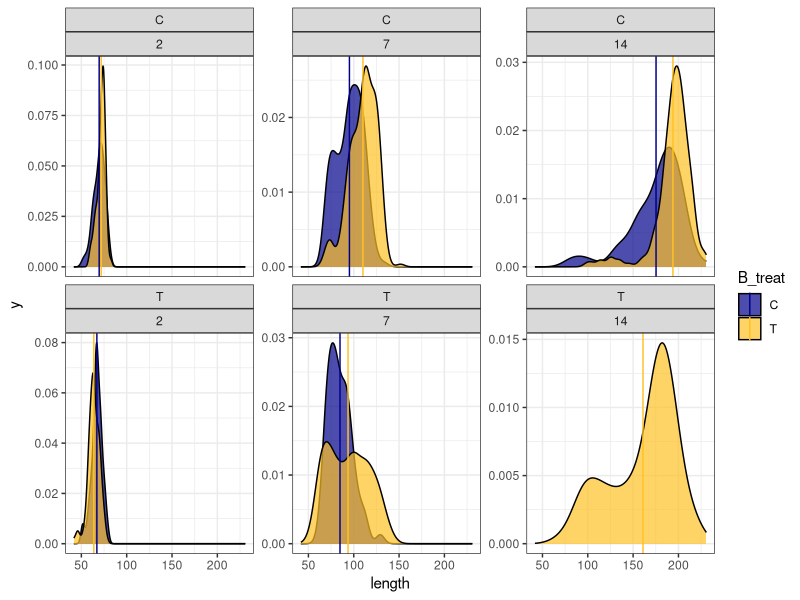

Write the R code that produced this figure.
#load libraries
library(ggplot2)
library(nlme)
library(stats)
library(dplyr)

#read in data
larv.dat<-read.csv('shell_data.csv')

#linear mixed effects model to determine effect of parental primin, larval OA treatment, and time on larval size
larv.size<-lme(length~B_treat*L_treat+day, random=~1|ID, data=larv.dat)

summary(larv.size)

#Density plot of larval shell size by treatment; mean shell length vertical lines
ggplot(data=larv.dat, aes(x=length, fill=B_treat)) +
  geom_density(alpha=0.7) +
  theme_bw() +
  stat_summary(aes(xintercept = ..x.., y = 0, color=B_treat), fun = mean, geom = "vline", orientation = "y") +
  facet_wrap(~L_treat+day, scales='free_y') +
  scale_fill_manual(values=c('darkblue', 'goldenrod1')) +
  scale_color_manual(values=c('darkblue', 'goldenrod1'))
